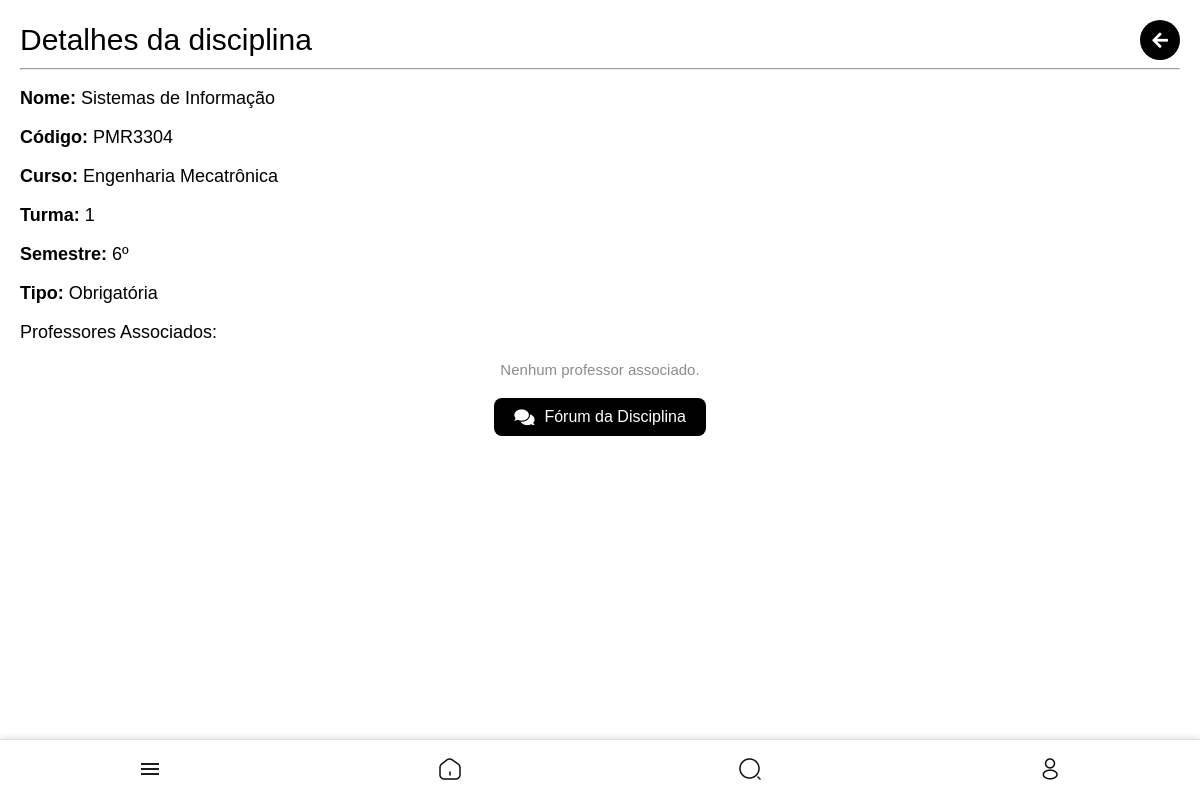
Page /disciplinas/3928/ (signed in) on the earlier database version.
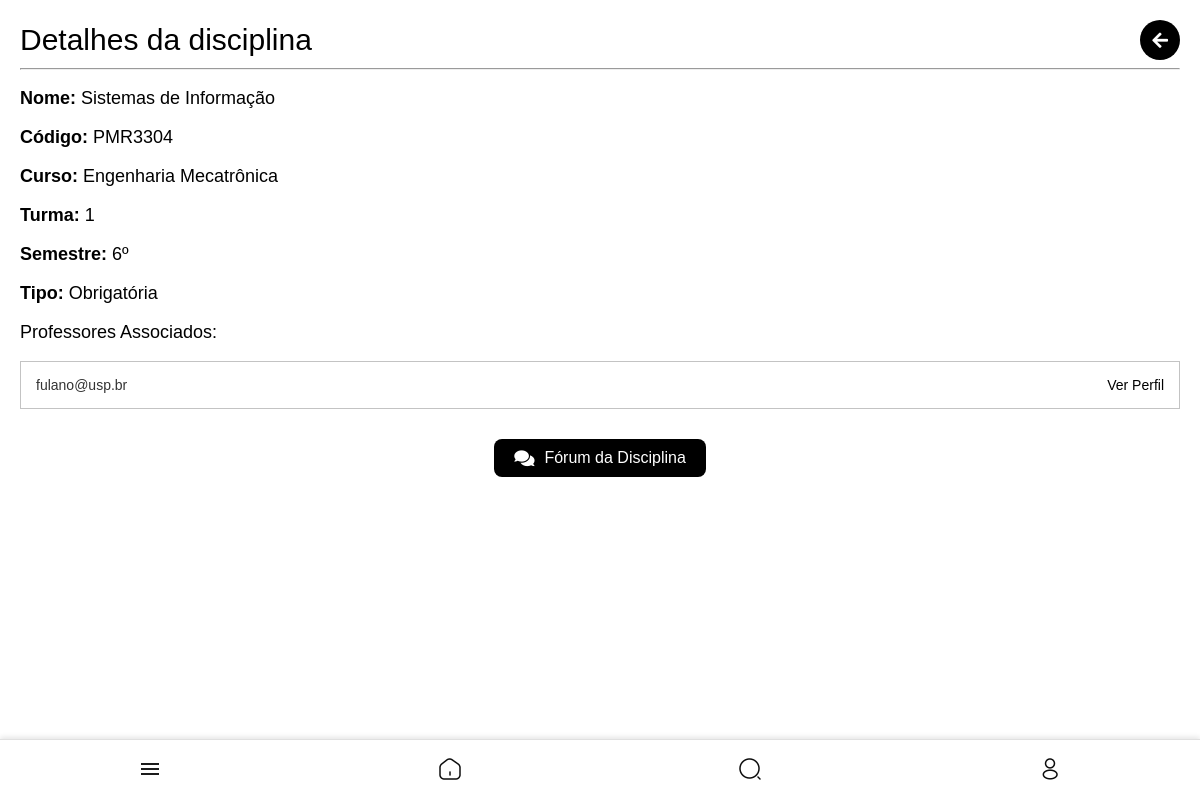
Same page on the later database version.
### core/models.py (models this page shows, shortened)
class CustomUser(AbstractUser):
    USER_TYPE_CHOICES = (
        ('aluno', 'Aluno'),
        ('representante', 'Representante de Classe'),
        ('professor', 'Professor'),
        ('entidade', 'Entidade'),
    )
    user_type = models.CharField(max_length=20, choices=USER_TYPE_CHOICES, default='aluno')
    curso = models.CharField(max_length=100, blank=True, null=True)
    semestre = models.CharField(max_length=3, blank=True, null=True)
    departamento = models.CharField(max_length=100, blank=True, null=True)
    foto = models.ImageField(upload_to='user_photos/', blank=True, null=True, default='defaultphoto.jpg')
    email = models.EmailField(unique=True, validators=[CustomEmailValidator()])
    eventos_interesse = models.ManyToManyField('Evento', blank=True, related_name='interessados')
    is_public_profile = models.BooleanField(default=True)
    class Meta:
        verbose_name = 'Usuário'
        verbose_name_plural = 'Usuários'

### core/views.py (the view)
# urls.py: path('disciplinas/<int:disciplina_id>/', views.detalhe_disciplina, name='detalhe_disciplina'),
@login_required
def detalhe_disciplina(request, disciplina_id):
    disciplina = get_object_or_404(Disciplina, id=disciplina_id)
    professores = User.objects.filter(
        user_type='professor',
        userdiscipline__disciplina=disciplina
    )
    return render(request, 'core/detalhe_disciplina.html', {'disciplina': disciplina, 'professores': professores})

### templates/core/detalhe_disciplina.html (shortened to what this page needs)
{% extends 'core/base.html' %}
{% block content %}
{% load static %}
<div class="disciplinas-add-container">
    <div class="header-container">
        <h1>Detalhes da disciplina</h1>
        <div class="actions">
            <button class="icon-btn" onclick="history.back();">
                <i class="fa fa-arrow-left"></i>
            </button>
        </div>
    </div>
    <hr>
    <div class="disciplina-info">
        <p><strong>Nome:</strong> {{ disciplina.nome }}</p>
        <p><strong>Código:</strong> {{ disciplina.codigo }}</p>
        <p><strong>Curso:</strong> {{ disciplina.curso }}</p>
        <p><strong>Turma:</strong> {{ disciplina.turma }}</p>
        <p><strong>Semestre:</strong> {{ disciplina.semestre }}</p>
        <p><strong>Tipo:</strong> {{ disciplina.tipo }}</p>
    </div>
    <div class="professores-container">
        <h3>Professores Associados:</h3>
        <ul class="disciplinas-add-list">
            {% for professor in professores %}
            <li class="disciplina-detail-item">
                <span>{{ professor.username }}</span>
                <a href="{% url 'view_profile' professor.id %}" class="btn btn-secondary">
                    Ver Perfil
                </a>
            </li>
            {% empty %}
            <li class="empty-result" style="font-size: min(15px,4vw); color: #8c8c8c;">
                Nenhum professor associado.
            </li>
            {% endfor %}
        </ul>
    </div>
    <div class="import-disciplinas-container">
        <a href="{% url 'lista_topicos' disciplina.id %}" class="import-btn">
            <i class="fa fa-comments"></i>
            <span>Fórum da Disciplina</span>
        </a>
    </div>
</div>
{% endblock %}

Differences in the rows shown:
now on this page (row edited): CustomUser: username "fulano@usp.br"
Other differences:
text no longer shown: "Nenhum professor associado."
